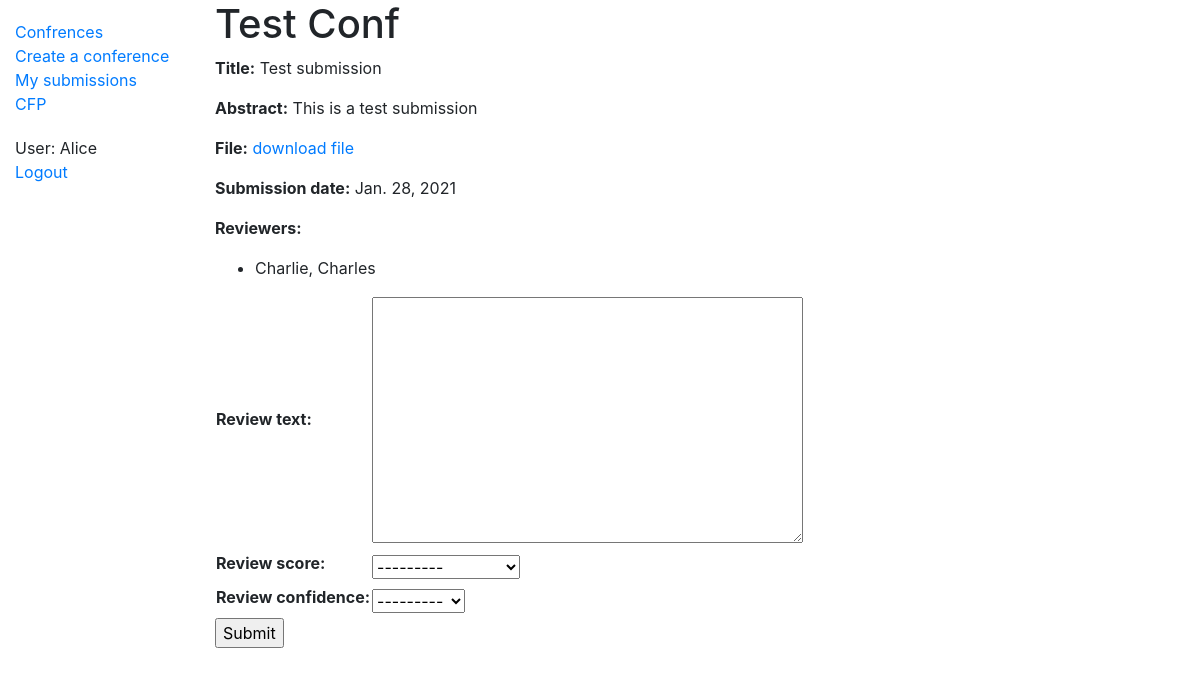
Screenshot of /conference/reviewer/submission_review/6/ (signed in) with the database file from the repository.
### account/models.py (models this page shows)
class CustomUser(AbstractUser):
    email = models.EmailField(_('email address'), unique=True)
    def __str__(self):
        return "%s, %s" % (self.last_name, self.first_name)

### conference/models.py (models this page shows, shortened)
class ConferenceSubmission(models.Model):
    conference = models.ForeignKey(Conference, on_delete=models.CASCADE, related_name='submission_conference')
    authors = models.ManyToManyField(CustomUser, related_name='submission_authors')
    title = models.CharField(max_length=200)
    abstract = models.TextField()
    submission_date = models.DateField(default=timezone.now)
    paper_file = models.FileField(upload_to='submissions/')
    reviewers = models.ManyToManyField(CustomUser, related_name='submission_reviewers')

class Conference(models.Model):
    CID = models.UUIDField(primary_key=True, default=uuid.uuid4, editable=False) #The Conference ID
    name = models.CharField(max_length=200, help_text='Enter the conference name') #The conference name
    acronym = models.CharField(max_length=50, help_text='Enter the Acronym of the conference', null=True) #The conference Acronym
    web_page = models.URLField(max_length=200, help_text='Enter the web page of your conference', default="") #The conference web page
    venue = models.CharField(max_length=200, help_text="Enter the venue of the conference", null=True) # Location
    city = models.CharField(max_length=200, help_text="Enter the city of the conference", default="") # Location
    country = models.CharField(max_length=200, help_text="Enter the country/region of the conference", default="") # Location
    start_date = models.DateField(help_text="Enter the start date of the conference", default=timezone.now, blank=True) # The conference data
    end_date = models.DateField(help_text="Enter the end date of the conference", default=timezone.now, blank=True) # The conference data
    phase = models.IntegerField(choices=((1,'registration'),(2,'submission'),(3,'review'),(4,'discussion'),(5,'notification')), default=1)
    PCM = models.ManyToManyField(CustomUser, related_name="conference_PCM", blank=True, default="")
    chair = models.ForeignKey(CustomUser, on_delete=models.RESTRICT, related_name="conference_chair", default=1)

### conference/views.py (the view, shortened to what this page needs)
# urls.py: path('reviewer/submission_review/<submid>/', views.ReviewerSubmissionReview.as_view(),
class ReviewerSubmissionReview(LoginRequiredMixin, CreateView):
    model = ConferenceSubmissionReview
    fields = ['review_text', 'review_score', 'review_confidence']
    template_name = 'conference/reviewer/reviewer_submission_review.html'
    def get_context_data(self, **kwargs):
        context = super(ReviewerSubmissionReview, self).get_context_data(**kwargs)
        submission = ConferenceSubmission.objects.get(pk=self.kwargs['submid'])
        context['submission_details'] = submission
        reviews = ConferenceSubmissionReview.objects.filter(review_submission=self.kwargs['submid'])
        context['reviews'] = reviews
        return context

### account/backend.py (called while the page is built)
    def get_user(self, user_id):
        try:
            user = UserModel.objects.get(pk=user_id)
        except UserModel.DoesNotExist:
            return None
        return user if self.user_can_authenticate(user) else None

### conference/templates/conference/reviewer/reviewer_submission_review.html (shortened to what this page needs)
{% extends "base_generic.html" %}
{% block content %}
    <h1> {{ submission_details.conference.name }}</h1>
    <p><strong>Title:</strong> {{ submission_details.title }}</p>
    <p><strong>Abstract:</strong> {{ submission_details.abstract }}</p>
    <p><strong>File:</strong> <a href="{{ submission_details.paper_file.url }}"> download file</a></p>
    <p><strong>Submission date:</strong> {{ submission_details.submission_date }}</p>
    <p><strong>Reviewers:</strong>   </p>
    <ul>
        {% for reviewer in submission_details.reviewers.all%}
            <li> {{ reviewer }} </li>
        {% endfor %}
    </ul>
        <form action="" method="post">
            <table>
                {{ form.as_table }}
            </table>
            <input type="submit" value="Submit">
        </form>
{% endblock %}

### conference/templates/base_generic.html (shortened to what this page needs)
<!DOCTYPE html>
<html lang="en">
<head>
  <link rel="stylesheet" href="https://stackpath.bootstrapcdn.com/bootstrap/4.1.3/css/bootstrap.min.css">
  {% load static %}
  <link rel="stylesheet" href="{% static 'css/styles.css' %}">
</head>
<body>
  <div class="container-fluid">
    <div class="row">
      <div class="col-sm-2">
      {% block sidebar %}
        <ul class="sidebar-nav">
          {% if request.user.is_authenticated %}
          <li><a href="{% url 'index' %}">Confrences</a></li>
          <li><a href="{% url 'conference-create' %}">Create a conference</a></li>
          <li><a href="{% url 'my-submissions' %}">My submissions</a></li>
          <li><a href="{% url 'cfp-search'%}">CFP</a></li>
        </ul>
        <ul class="sidebar-nav">
          <li>User: {{request.user.username}}</li>
          <li><a href="{% url 'logout'%}">Logout</a></li>
         {% endif %}
        {% endblock %}
        </ul>
      </div>
      <div class="col-sm-10 ">{% block content %}{% endblock %}</div>
    </div>
  </div>
</body>
</html>

### conference/static/css/styles.css (style rules this page uses)
.sidebar-nav { margin-top: 20px; padding: 0; list-style: none; }

### rows the page displays
CustomUser: user.username "Alice"
ConferenceSubmission: conference.name "Test Conf", title "Test submission", abstract "This is a test submission", submission_date "Jan. 28, 2021"
CustomUser: last_name+first_name "Charlie, Charles"
